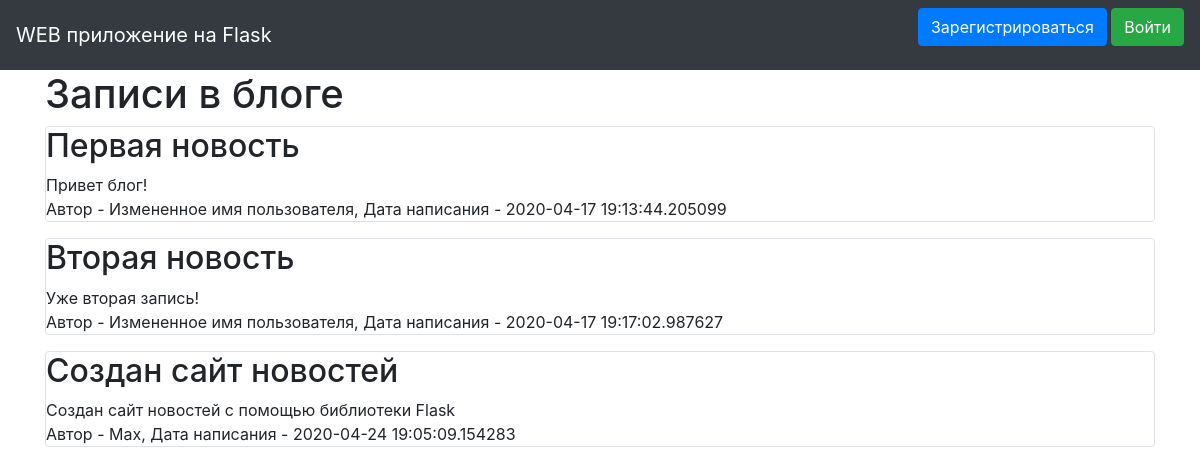
The page / on the database its author committed.
### data/news.py (models this page shows, shortened)
class News(SqlAlchemyBase):
    __tablename__ = 'news'
    id = sqlalchemy.Column(sqlalchemy.Integer,
                           primary_key=True, autoincrement=True)
    title = sqlalchemy.Column(sqlalchemy.String, nullable=True)
    content = sqlalchemy.Column(sqlalchemy.String, nullable=True)
    created_date = sqlalchemy.Column(sqlalchemy.DateTime,
                                     default=datetime.datetime.now)
    is_private = sqlalchemy.Column(sqlalchemy.Boolean, default=True)
    user_id = sqlalchemy.Column(sqlalchemy.Integer,
                                sqlalchemy.ForeignKey("users.id"))
    user = orm.relation('User')

### data/users.py (models this page shows, shortened)
class User(SqlAlchemyBase, UserMixin):
    __tablename__ = 'users'
    id = sqlalchemy.Column(sqlalchemy.Integer,
                           primary_key=True, autoincrement=True)
    name = sqlalchemy.Column(sqlalchemy.String, nullable=True)
    about = sqlalchemy.Column(sqlalchemy.String, nullable=True)
    email = sqlalchemy.Column(sqlalchemy.String,
                              index=True, unique=True, nullable=True)
    hashed_password = sqlalchemy.Column(sqlalchemy.String, nullable=True)
    created_date = sqlalchemy.Column(sqlalchemy.DateTime,
                                     default=datetime.datetime.now)
    news = orm.relation("News", back_populates='user')

### main.py (the view)
@app.route("/")
def index():
    session = db_session.create_session()
    if current_user.is_authenticated:
        news = session.query(News).filter(
            (News.user == current_user) | (News.is_private != True))
    else:
        news = session.query(News).filter(News.is_private != True)
    return render_template("index.html", news=news)

### data/db_session.py (called while the page is built)
def create_session() -> Session:
    global __factory
    return __factory()

### templates/index.html (shortened to what this page needs)
{% extends "base.html" %}
{% block content %}
    <h1>Записи в блоге</h1>
    {% for item in news%}
        <div class="col-md6 border rounded">
            <h2>{{item.title}}</h2>
            <div>
                {{item.content}}
            </div>
            <div>
                Автор - {{item.user.name}}, Дата написания - {{item.created_date}}
            </div>
        </div>
    {% endfor %}
{% endblock %}

### templates/base.html (shortened to what this page needs)
<!doctype html>
<html lang="ru">
<head>
    <link rel="stylesheet"
          href="https://stackpath.bootstrapcdn.com/bootstrap/4.4.1/css/bootstrap.min.css"
>
</head>
<body>
<header>
    <nav class="navbar navbar-dark bg-dark">
        <a class="navbar-brand" href="#">WEB приложение на Flask</a>
        {% if current_user.is_authenticated %}
            <a class="navbar-brand" href="/logout">{{ current_user.name }}</a>
        {% else %}
            <p>
                <a class="btn btn-primary " href="/register">Зарегистрироваться</a>
                <a class="btn btn-success" href="/login">Войти</a>
            </p>
        {% endif %}
    </nav>
</header>
<main role="main" class="container">
    {% block content %}{% endblock %}
</main>
</body>
</html>

### rows shown on the page
News: title "Первая новость", content "Привет блог!", user.name "Измененное имя пользователя", created_date "2020-04-17 19:13:44.205099"
News: title "Вторая новость", content "Уже вторая запись!", user.name "Измененное имя пользователя", created_date "2020-04-17 19:17:02.987627"
News: title "Создан сайт новостей", content "Создан сайт новостей с помощью библиотеки Flask", user.name "Max", created_date "2020-04-24 19:05:09.154283"
